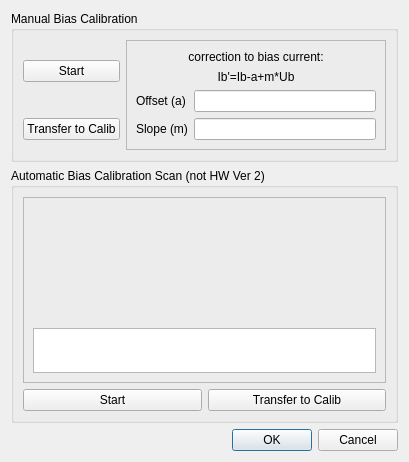
<?xml version="1.0" encoding="UTF-8"?>
<ui version="4.0">
 <class>CalibScanDialog</class>
 <widget class="QDialog" name="CalibScanDialog">
  <property name="geometry">
   <rect>
    <x>0</x>
    <y>0</y>
    <width>409</width>
    <height>462</height>
   </rect>
  </property>
  <property name="windowTitle">
   <string>Dialog</string>
  </property>
  <layout class="QGridLayout" name="gridLayout_2">
   <item row="0" column="0">
    <widget class="QGroupBox" name="manualBiasCalibGroupBox">
     <property name="title">
      <string>Manual Bias Calibration  </string>
     </property>
     <layout class="QGridLayout" name="gridLayout_4">
      <item row="0" column="0">
       <widget class="QPushButton" name="startCurrentCalibPushButton">
        <property name="text">
         <string>Start</string>
        </property>
       </widget>
      </item>
      <item row="0" column="1" rowspan="2">
       <widget class="QFrame" name="frame_2">
        <property name="frameShape">
         <enum>QFrame::StyledPanel</enum>
        </property>
        <property name="frameShadow">
         <enum>QFrame::Raised</enum>
        </property>
        <layout class="QGridLayout" name="gridLayout">
         <item row="0" column="0" colspan="2">
          <widget class="QLabel" name="label_3">
           <property name="text">
            <string>correction to bias current:</string>
           </property>
           <property name="alignment">
            <set>Qt::AlignCenter</set>
           </property>
          </widget>
         </item>
         <item row="1" column="0" colspan="2">
          <widget class="QLabel" name="label_4">
           <property name="text">
            <string>Ib'=Ib-a+m*Ub</string>
           </property>
           <property name="alignment">
            <set>Qt::AlignCenter</set>
           </property>
          </widget>
         </item>
         <item row="2" column="0">
          <widget class="QLabel" name="label">
           <property name="text">
            <string>Offset (a)</string>
           </property>
          </widget>
         </item>
         <item row="2" column="1">
          <widget class="QLineEdit" name="currentCalibOffsetLineEdit"/>
         </item>
         <item row="3" column="0">
          <widget class="QLabel" name="label_2">
           <property name="text">
            <string>Slope (m)</string>
           </property>
          </widget>
         </item>
         <item row="3" column="1">
          <widget class="QLineEdit" name="currentCalibSlopeLineEdit"/>
         </item>
        </layout>
       </widget>
      </item>
      <item row="1" column="0">
       <widget class="QPushButton" name="transferCurrentBiasPushButton">
        <property name="text">
         <string>Transfer to Calib</string>
        </property>
       </widget>
      </item>
     </layout>
    </widget>
   </item>
   <item row="1" column="0">
    <widget class="QGroupBox" name="measureBiasCalibGroupBox">
     <property name="sizePolicy">
      <sizepolicy hsizetype="Expanding" vsizetype="Preferred">
       <horstretch>0</horstretch>
       <verstretch>0</verstretch>
      </sizepolicy>
     </property>
     <property name="title">
      <string>Automatic Bias Calibration Scan (not HW Ver 2)</string>
     </property>
     <layout class="QGridLayout" name="gridLayout_5">
      <item row="0" column="0" colspan="2">
       <widget class="QFrame" name="frame">
        <property name="sizePolicy">
         <sizepolicy hsizetype="Preferred" vsizetype="Expanding">
          <horstretch>0</horstretch>
          <verstretch>0</verstretch>
         </sizepolicy>
        </property>
        <property name="frameShape">
         <enum>QFrame::StyledPanel</enum>
        </property>
        <property name="frameShadow">
         <enum>QFrame::Raised</enum>
        </property>
        <layout class="QGridLayout" name="gridLayout_3">
         <item row="0" column="0">
          <widget class="CustomPlot" name="biasVoltageCalibPlot" native="true">
           <property name="sizePolicy">
            <sizepolicy hsizetype="Preferred" vsizetype="Minimum">
             <horstretch>0</horstretch>
             <verstretch>0</verstretch>
            </sizepolicy>
           </property>
           <property name="maximumSize">
            <size>
             <width>16777215</width>
             <height>180</height>
            </size>
           </property>
          </widget>
         </item>
         <item row="1" column="0">
          <widget class="CustomPlot" name="biasCurrentCalibPlot" native="true">
           <property name="sizePolicy">
            <sizepolicy hsizetype="Preferred" vsizetype="Minimum">
             <horstretch>0</horstretch>
             <verstretch>0</verstretch>
            </sizepolicy>
           </property>
           <property name="maximumSize">
            <size>
             <width>16777215</width>
             <height>180</height>
            </size>
           </property>
          </widget>
         </item>
         <item row="2" column="0">
          <widget class="QTextEdit" name="fitTextEdit">
           <property name="sizePolicy">
            <sizepolicy hsizetype="Expanding" vsizetype="Preferred">
             <horstretch>0</horstretch>
             <verstretch>0</verstretch>
            </sizepolicy>
           </property>
           <property name="maximumSize">
            <size>
             <width>16777215</width>
             <height>45</height>
            </size>
           </property>
          </widget>
         </item>
        </layout>
       </widget>
      </item>
      <item row="1" column="0">
       <widget class="QPushButton" name="doBiasCalibScanPushButton">
        <property name="text">
         <string>Start</string>
        </property>
       </widget>
      </item>
      <item row="1" column="1">
       <widget class="QPushButton" name="transferBiasCoeffsPushButton">
        <property name="text">
         <string>Transfer to Calib</string>
        </property>
       </widget>
      </item>
     </layout>
    </widget>
   </item>
   <item row="2" column="0">
    <widget class="QDialogButtonBox" name="buttonBox">
     <property name="orientation">
      <enum>Qt::Horizontal</enum>
     </property>
     <property name="standardButtons">
      <set>QDialogButtonBox::Cancel|QDialogButtonBox::Ok</set>
     </property>
    </widget>
   </item>
  </layout>
 </widget>
 <customwidgets>
  <customwidget>
   <class>CustomPlot</class>
   <extends>QWidget</extends>
   <header>custom_plot_widget.h</header>
   <container>1</container>
  </customwidget>
 </customwidgets>
 <resources/>
 <connections>
  <connection>
   <sender>buttonBox</sender>
   <signal>accepted()</signal>
   <receiver>CalibScanDialog</receiver>
   <slot>accept()</slot>
   <hints>
    <hint type="sourcelabel">
     <x>248</x>
     <y>254</y>
    </hint>
    <hint type="destinationlabel">
     <x>157</x>
     <y>274</y>
    </hint>
   </hints>
  </connection>
  <connection>
   <sender>buttonBox</sender>
   <signal>rejected()</signal>
   <receiver>CalibScanDialog</receiver>
   <slot>reject()</slot>
   <hints>
    <hint type="sourcelabel">
     <x>316</x>
     <y>260</y>
    </hint>
    <hint type="destinationlabel">
     <x>286</x>
     <y>274</y>
    </hint>
   </hints>
  </connection>
 </connections>
</ui>
